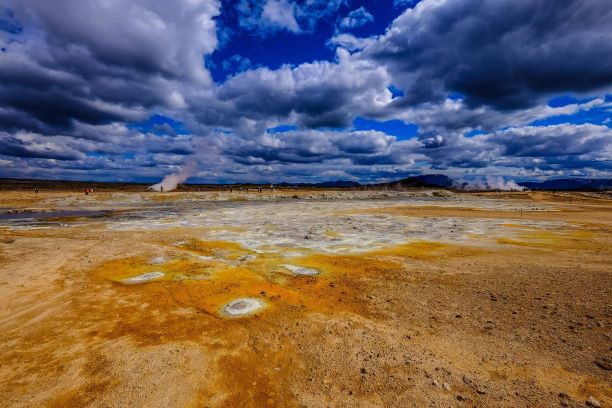
#> input picture Learn_OpenCV_in_Python/image/pic_0010.jpg, 612 x 408 px, found by its file name
$ python 'opencv_01_读取图片.py'
#> lines starting #> are read from the running program, lines starting #| are printed output that depends on the picture
import cv2

"""
cv2.imread()函数用于读取图片
- cv2.IMREAD_COLOR 加载彩色图像。任何图像的透明度都会被忽视。它是默认标志。BGR
- cv2.IMREAD_GRAYSCALE 以灰度模式加载图像
- cv2.IMREAD_UNCHANGED  加载图像，包括alpha通道

cv2.imshow()
cv2.imwrite()
"""

img = cv2.imread(r'C:\Users\ZerosZhang\Documents\PycharmCode\Learn_OpenCV_in_Python\image\pic_0010.jpg', cv2.IMREAD_GRAYSCALE)
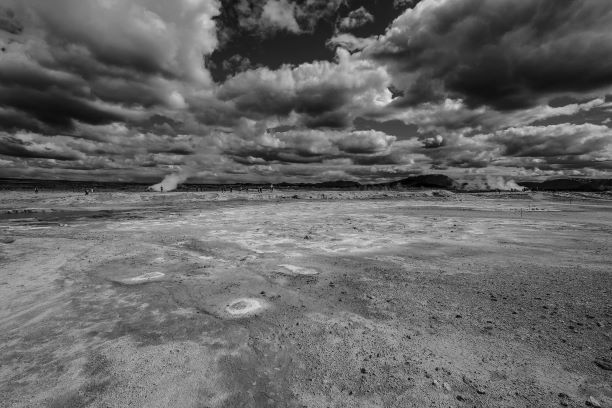
#> img: shape (408, 612); min 0, max 233, mean 102.5
print(img.shape)  # 图像尺寸
#| (408, 612)
cv2.namedWindow('image', cv2.WINDOW_NORMAL)
cv2.imshow('image', img)
key = cv2.waitKey(0)
#> (key Esc is pressed here)
if key == 27:
    cv2.destroyAllWindows()
elif key == ord('s'):
    cv2.imwrite('img_test_save.png', img)
    cv2.destroyAllWindows()

$ run again, with Learn_OpenCV_in_Python/image/pic_0002.jpg copied over Learn_OpenCV_in_Python/image/pic_0010.jpg
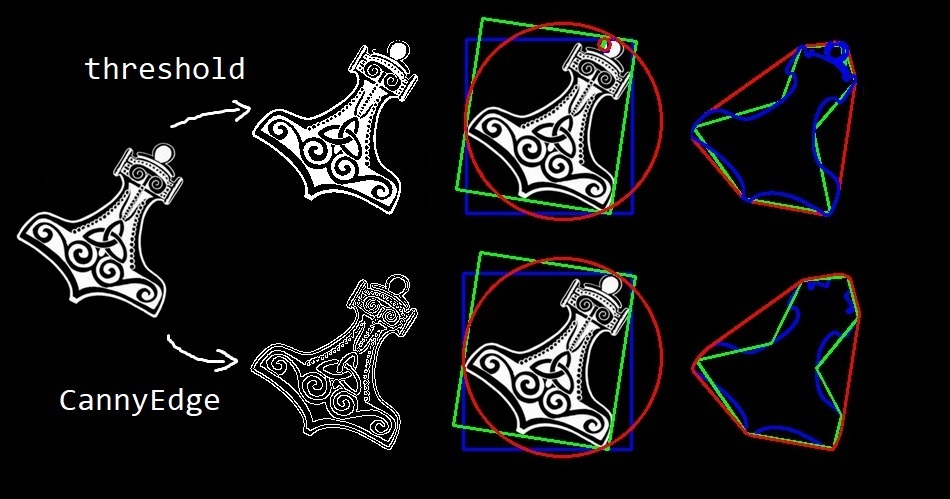
#> input picture Learn_OpenCV_in_Python/image/pic_0002.jpg, 950 x 499 px, found by its file name
#> `img = cv2.imread(r'C:\Users\ZerosZhang\Documents\PycharmCode\Learn_Ope..`:
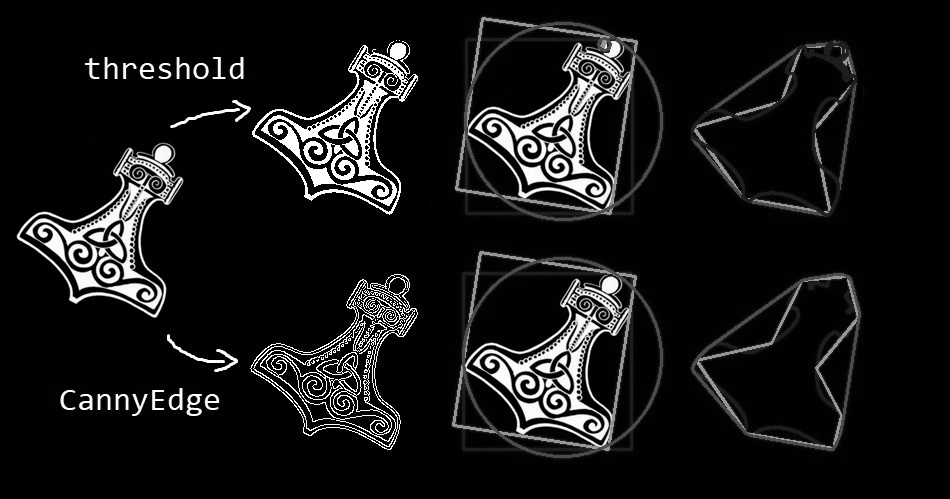
#> img: shape (499, 950); min 0, max 255, mean 22.4
#| (499, 950)

$ run again, with Learn_OpenCV_in_Python/image/pic_0005.jpg copied over Learn_OpenCV_in_Python/image/pic_0010.jpg
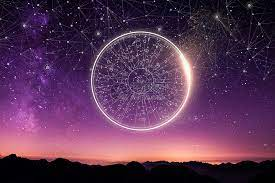
#> input picture Learn_OpenCV_in_Python/image/pic_0005.jpg, 275 x 183 px, found by its file name
#> `img = cv2.imread(r'C:\Users\ZerosZhang\Documents\PycharmCode\Learn_Ope..`:
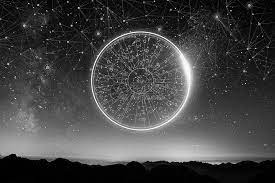
#> img: shape (183, 275); min 0, max 255, mean 67.7
#| (183, 275)

$ run again, with Learn_OpenCV_in_Python/image/pic_0006.jpg copied over Learn_OpenCV_in_Python/image/pic_0010.jpg
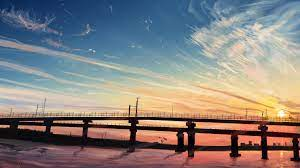
#> input picture Learn_OpenCV_in_Python/image/pic_0006.jpg, 300 x 168 px, found by its file name
#> `img = cv2.imread(r'C:\Users\ZerosZhang\Documents\PycharmCode\Learn_Ope..`:
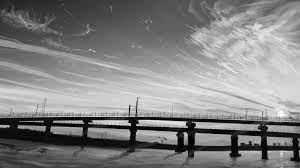
#> img: shape (168, 300); min 0, max 255, mean 131.2
#| (168, 300)
